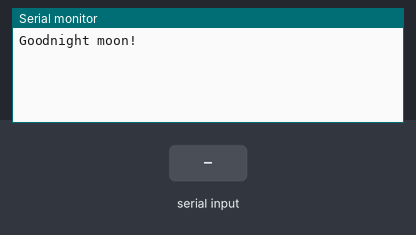
The sketch below on a simulated Arduino Uno, built with avr-gcc and run on an emulated ATmega328P. Shown: the last lines printed to the serial monitor. Inputs (shaded band) come from the test bench.

Above: at 1.2 s.
1.3 s: "1" received over the second serial link
At 2.5 s:
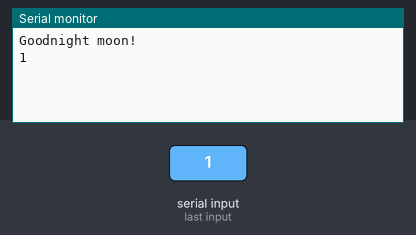
2.8 s: "0" received over the second serial link
At 3.7 s:
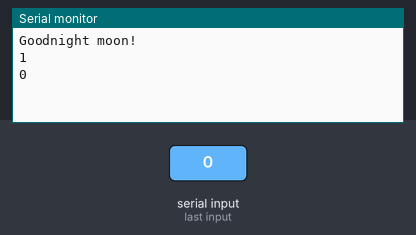
4.3 s: "2" received over the second serial link
At 4.8 s:
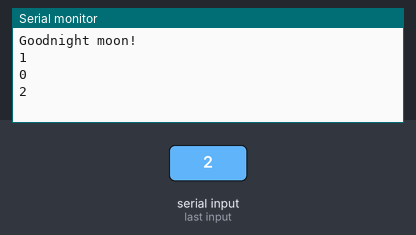

Measured:
- after the input at 1.3 s, the serial monitor: prints a new line at once (image 1)
- after the input at 2.8 s, the serial monitor: prints a new line at once (image 2)
- after the input at 4.3 s, the serial monitor: prints a new line at once (image 3)

The sketch:

treadmill_hiddenReward_111016b.ino
```cpp
/*
Based on arduino SoftwareSerialExample

NOTE:
This version is for Arduino UNO

 */
#include <SoftwareSerial.h>
int rotSerPinRx = 2;
int rotSerPinTx = 3;
SoftwareSerial rotSerial(rotSerPinRx, rotSerPinTx); // RX, TX

// Other pins
int lickPin = 4;
int spkrPin = 5;
int ledPin = 13;

int solPin1 = 5;
int solPin2 = 6;

// times
long startTime = 0;

//
int currPos = 0;
int prevPos = 0;
int dy = 0;
int vel = 0;

char inMess;
char outMess;

void setup()
{
  // set up pins
  pinMode(lickPin, INPUT);
  //pinMode(spkrPin, INPUT);
  pinMode(ledPin, INPUT);
  pinMode(solPin1, INPUT);
  pinMode(solPin2, INPUT);

  // Open serial communications
  Serial.begin(38400);
  while (!Serial) {
    ; // wait for serial port to connect. Needed for Leonardo only
  }
  Serial.println("Goodnight moon!");

  // set the data rate for the SoftwareSerial port
  rotSerial.begin(19200);
  //rotSerial.println("Hello, world?");
}

void loop() // run over and over
{
  if (rotSerial.available()) {
    //Serial.write(rotSerial.read());
//    inMess = rotSerial.read();
//
//    Serial.println(inMess);

    while (rotSerial.available() > 0) {
    char inMess = rotSerial.read();
    delayMicroseconds(100);
    Serial.write(inMess);
    //delayMicroseconds(100);
  }
  Serial.println();

//    yInd = inMess.indexOf("dy"); // index of "dy" in rotary encoder message
//    mInd = inMess.indexOf("millis");
//
//    dyStr = inMess.substring(yInd+3, mInd-4);
//    dy = dyStr.toInt();
//    msStr = inMess.substring(mInd+8, inMess.length()-1);
//    reTime = msStr.toInt();
//    dt = reTime - prevReTime;
//
//    vel = dy/dt;
//    currPos = prevPos + dy;
//
//    Serial.println("vel=" + vel);
//    Serial.println("currPos=" + currPos);
//
//    if (currPos >= rewBegPos && curPos <= rewEndPos) {
//      if (digitalRead(lickPin)) {
//        giveReward();
//      }
//    }

  }
//  if (Serial.available()) {
//    rotSerial.write(Serial.read());
//  }
}
```
